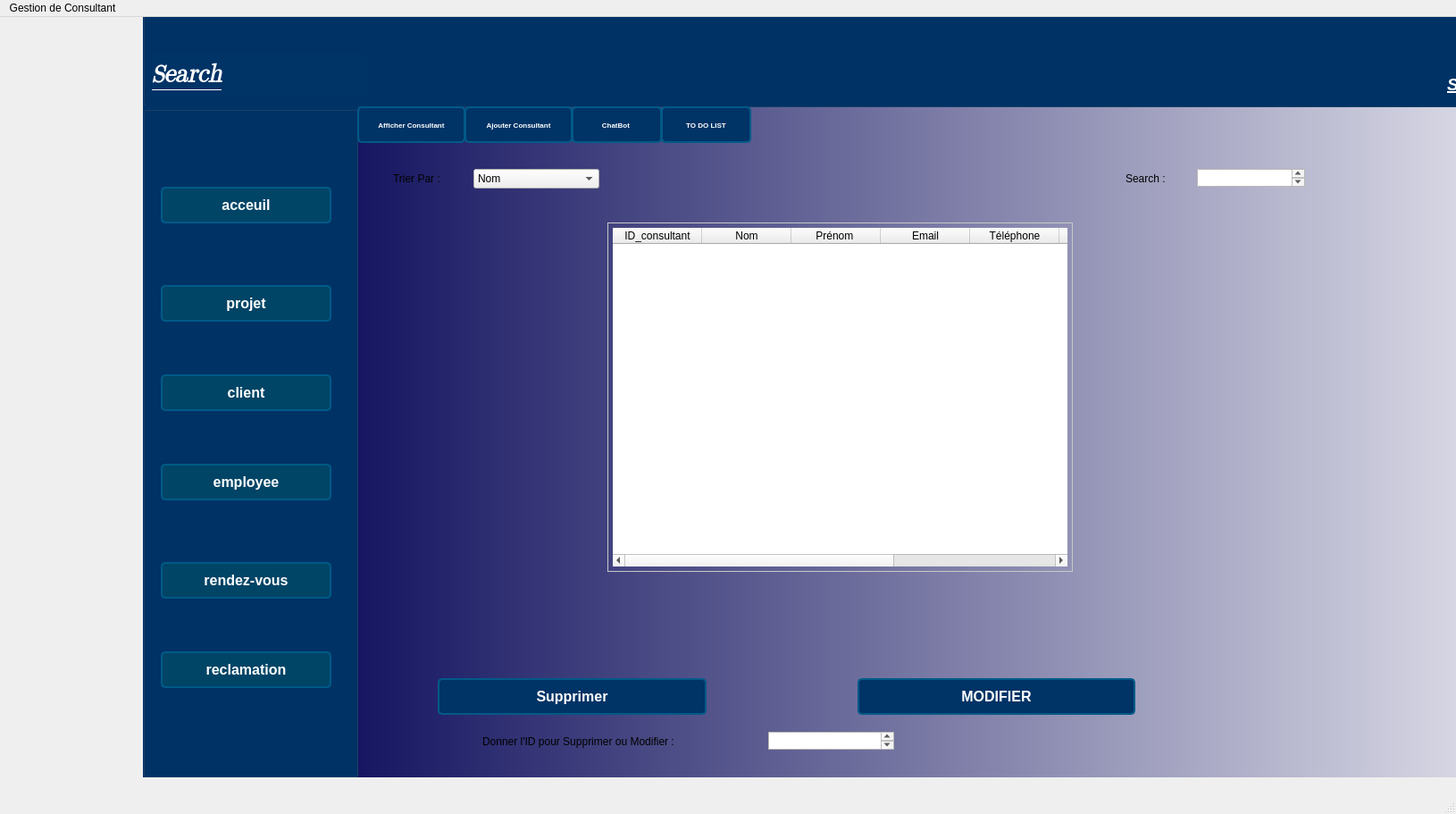
<?xml version="1.0" encoding="UTF-8"?>
<ui version="4.0">
 <class>MainWindow</class>
 <widget class="QMainWindow" name="MainWindow">
  <property name="geometry">
   <rect>
    <x>0</x>
    <y>0</y>
    <width>1630</width>
    <height>911</height>
   </rect>
  </property>
  <property name="windowTitle">
   <string>MainWindow</string>
  </property>
  <property name="autoFillBackground">
   <bool>false</bool>
  </property>
  <property name="styleSheet">
   <string notr="true">QTableWidget {
background-color: white
 color: black;
          gridline-color: rgb(200, 200, 200);
        QHeaderView::section 
         background-color: rgb(0, 85, 127);
          color: white;
          padding: 5px;
          border: 1px solid rgb(200, 200, 200);

}</string>
  </property>
  <widget class="QWidget" name="centralwidget">
   <widget class="QLabel" name="label">
    <property name="geometry">
     <rect>
      <x>260</x>
      <y>-30</y>
      <width>1631</width>
      <height>881</height>
     </rect>
    </property>
    <property name="styleSheet">
     <string notr="true">background-color:qlineargradient(spread:pad, x1:0, y1:0, x2:1, y2:0, stop:0 rgba(0, 0, 83, 255), stop:1 rgba(255, 255, 255, 255));</string>
    </property>
    <property name="text">
     <string>Search</string>
    </property>
   </widget>
   <widget class="QGroupBox" name="groupBox">
    <property name="geometry">
     <rect>
      <x>160</x>
      <y>-20</y>
      <width>1631</width>
      <height>121</height>
     </rect>
    </property>
    <property name="styleSheet">
     <string notr="true">background-color: rgb(0, 51, 102);</string>
    </property>
    <property name="title">
     <string/>
    </property>
    <widget class="QLabel" name="label_6">
     <property name="geometry">
      <rect>
       <x>1460</x>
       <y>80</y>
       <width>181</width>
       <height>31</height>
      </rect>
     </property>
     <property name="font">
      <font>
       <pointsize>14</pointsize>
       <italic>true</italic>
       <bold>true</bold>
       <underline>true</underline>
       <hintingpreference>PreferVerticalHinting</hintingpreference>
      </font>
     </property>
     <property name="styleSheet">
      <string notr="true">QLabel
{
color:white;
}</string>
     </property>
     <property name="text">
      <string>Search</string>
     </property>
    </widget>
    <widget class="QLabel" name="label_3">
     <property name="geometry">
      <rect>
       <x>10</x>
       <y>60</y>
       <width>241</width>
       <height>51</height>
      </rect>
     </property>
     <property name="font">
      <font>
       <family>Segoe UI Emoji</family>
       <pointsize>20</pointsize>
       <italic>true</italic>
       <bold>true</bold>
       <underline>true</underline>
       <hintingpreference>PreferDefaultHinting</hintingpreference>
      </font>
     </property>
     <property name="styleSheet">
      <string notr="true">QLabel {
    color: white;
}
</string>
     </property>
     <property name="text">
      <string>Search</string>
     </property>
    </widget>
   </widget>
   <widget class="QGroupBox" name="groupBox_2">
    <property name="geometry">
     <rect>
      <x>160</x>
      <y>100</y>
      <width>241</width>
      <height>751</height>
     </rect>
    </property>
    <property name="styleSheet">
     <string notr="true">background-color: rgb(0, 51, 102);</string>
    </property>
    <property name="title">
     <string/>
    </property>
    <widget class="QPushButton" name="pushButton">
     <property name="geometry">
      <rect>
       <x>20</x>
       <y>200</y>
       <width>191</width>
       <height>41</height>
      </rect>
     </property>
     <property name="font">
      <font>
       <pointsize>-1</pointsize>
       <bold>true</bold>
       <hintingpreference>PreferFullHinting</hintingpreference>
      </font>
     </property>
     <property name="contextMenuPolicy">
      <enum>Qt::ContextMenuPolicy::NoContextMenu</enum>
     </property>
     <property name="styleSheet">
      <string notr="true">QPushButton {
    background-color: #004466;  /* Dark Blue */
    color: white;  /* Text color */
    font-size: 16px;  /* Font size */
    font-weight: bold;  /* Make text bold */
    padding: 10px 20px;  /* Padding inside the button */
    border: 2px solid #005a87;  /* Border color */
    border-radius: 5px;  /* Rounded corners */
}

QPushButton:hover {
    background-color: #005a87;  /* Lighter blue when hovering */
    border-color: #003366;  /* Darker border when hovering */
}

QPushButton:pressed {
    background-color: #002d4d;  /* Darker blue when pressed */
}</string>
     </property>
     <property name="text">
      <string>projet</string>
     </property>
     <property name="flat">
      <bool>false</bool>
     </property>
    </widget>
    <widget class="QPushButton" name="pushButton_2">
     <property name="geometry">
      <rect>
       <x>20</x>
       <y>300</y>
       <width>191</width>
       <height>41</height>
      </rect>
     </property>
     <property name="font">
      <font>
       <pointsize>-1</pointsize>
       <bold>true</bold>
       <hintingpreference>PreferFullHinting</hintingpreference>
      </font>
     </property>
     <property name="contextMenuPolicy">
      <enum>Qt::ContextMenuPolicy::NoContextMenu</enum>
     </property>
     <property name="styleSheet">
      <string notr="true">QPushButton {
    background-color: #004466;  /* Dark Blue */
    color: white;  /* Text color */
    font-size: 16px;  /* Font size */
    font-weight: bold;  /* Make text bold */
    padding: 10px 20px;  /* Padding inside the button */
    border: 2px solid #005a87;  /* Border color */
    border-radius: 5px;  /* Rounded corners */
}

QPushButton:hover {
    background-color: #005a87;  /* Lighter blue when hovering */
    border-color: #003366;  /* Darker border when hovering */
}

QPushButton:pressed {
    background-color: #002d4d;  /* Darker blue when pressed */
}</string>
     </property>
     <property name="text">
      <string>client</string>
     </property>
     <property name="flat">
      <bool>false</bool>
     </property>
    </widget>
    <widget class="QPushButton" name="pushButton_3">
     <property name="geometry">
      <rect>
       <x>20</x>
       <y>400</y>
       <width>191</width>
       <height>41</height>
      </rect>
     </property>
     <property name="font">
      <font>
       <pointsize>-1</pointsize>
       <bold>true</bold>
       <hintingpreference>PreferFullHinting</hintingpreference>
      </font>
     </property>
     <property name="contextMenuPolicy">
      <enum>Qt::ContextMenuPolicy::NoContextMenu</enum>
     </property>
     <property name="styleSheet">
      <string notr="true">QPushButton {
    background-color: #004466;  /* Dark Blue */
    color: white;  /* Text color */
    font-size: 16px;  /* Font size */
    font-weight: bold;  /* Make text bold */
    padding: 10px 20px;  /* Padding inside the button */
    border: 2px solid #005a87;  /* Border color */
    border-radius: 5px;  /* Rounded corners */
}

QPushButton:hover {
    background-color: #005a87;  /* Lighter blue when hovering */
    border-color: #003366;  /* Darker border when hovering */
}

QPushButton:pressed {
    background-color: #002d4d;  /* Darker blue when pressed */
}</string>
     </property>
     <property name="text">
      <string>employee</string>
     </property>
     <property name="flat">
      <bool>false</bool>
     </property>
    </widget>
    <widget class="QPushButton" name="pushButton_4">
     <property name="geometry">
      <rect>
       <x>20</x>
       <y>510</y>
       <width>191</width>
       <height>41</height>
      </rect>
     </property>
     <property name="font">
      <font>
       <pointsize>-1</pointsize>
       <bold>true</bold>
       <hintingpreference>PreferFullHinting</hintingpreference>
      </font>
     </property>
     <property name="contextMenuPolicy">
      <enum>Qt::ContextMenuPolicy::NoContextMenu</enum>
     </property>
     <property name="styleSheet">
      <string notr="true">QPushButton {
    background-color: #004466;  /* Dark Blue */
    color: white;  /* Text color */
    font-size: 16px;  /* Font size */
    font-weight: bold;  /* Make text bold */
    padding: 10px 20px;  /* Padding inside the button */
    border: 2px solid #005a87;  /* Border color */
    border-radius: 5px;  /* Rounded corners */
}

QPushButton:hover {
    background-color: #005a87;  /* Lighter blue when hovering */
    border-color: #003366;  /* Darker border when hovering */
}

QPushButton:pressed {
    background-color: #002d4d;  /* Darker blue when pressed */
}</string>
     </property>
     <property name="text">
      <string>rendez-vous</string>
     </property>
     <property name="flat">
      <bool>false</bool>
     </property>
    </widget>
    <widget class="QPushButton" name="pushButton_5">
     <property name="geometry">
      <rect>
       <x>20</x>
       <y>610</y>
       <width>191</width>
       <height>41</height>
      </rect>
     </property>
     <property name="font">
      <font>
       <pointsize>-1</pointsize>
       <bold>true</bold>
       <hintingpreference>PreferFullHinting</hintingpreference>
      </font>
     </property>
     <property name="contextMenuPolicy">
      <enum>Qt::ContextMenuPolicy::NoContextMenu</enum>
     </property>
     <property name="styleSheet">
      <string notr="true">QPushButton {
    background-color: #004466;  /* Dark Blue */
    color: white;  /* Text color */
    font-size: 16px;  /* Font size */
    font-weight: bold;  /* Make text bold */
    padding: 10px 20px;  /* Padding inside the button */
    border: 2px solid #005a87;  /* Border color */
    border-radius: 5px;  /* Rounded corners */
}

QPushButton:hover {
    background-color: #005a87;  /* Lighter blue when hovering */
    border-color: #003366;  /* Darker border when hovering */
}

QPushButton:pressed {
    background-color: #002d4d;  /* Darker blue when pressed */
}</string>
     </property>
     <property name="text">
      <string>reclamation</string>
     </property>
     <property name="flat">
      <bool>false</bool>
     </property>
    </widget>
    <widget class="QPushButton" name="pushButton_6">
     <property name="geometry">
      <rect>
       <x>20</x>
       <y>90</y>
       <width>191</width>
       <height>41</height>
      </rect>
     </property>
     <property name="font">
      <font>
       <pointsize>-1</pointsize>
       <bold>true</bold>
       <hintingpreference>PreferFullHinting</hintingpreference>
      </font>
     </property>
     <property name="contextMenuPolicy">
      <enum>Qt::ContextMenuPolicy::NoContextMenu</enum>
     </property>
     <property name="styleSheet">
      <string notr="true">QPushButton {
    background-color: #004466;  /* Dark Blue */
    color: white;  /* Text color */
    font-size: 16px;  /* Font size */
    font-weight: bold;  /* Make text bold */
    padding: 10px 20px;  /* Padding inside the button */
    border: 2px solid #005a87;  /* Border color */
    border-radius: 5px;  /* Rounded corners */
}

QPushButton:hover {
    background-color: #005a87;  /* Lighter blue when hovering */
    border-color: #003366;  /* Darker border when hovering */
}

QPushButton:pressed {
    background-color: #002d4d;  /* Darker blue when pressed */
}</string>
     </property>
     <property name="text">
      <string>acceuil</string>
     </property>
     <property name="flat">
      <bool>false</bool>
     </property>
    </widget>
   </widget>
   <widget class="QLabel" name="label_2">
    <property name="geometry">
     <rect>
      <x>1260</x>
      <y>150</y>
      <width>111</width>
      <height>61</height>
     </rect>
    </property>
    <property name="styleSheet">
     <string notr="true">font: 16pt &quot;Segoe UI&quot;;</string>
    </property>
    <property name="text">
     <string>Search :</string>
    </property>
   </widget>
   <widget class="QLabel" name="label_4">
    <property name="geometry">
     <rect>
      <x>440</x>
      <y>170</y>
      <width>81</width>
      <height>21</height>
     </rect>
    </property>
    <property name="styleSheet">
     <string notr="true">font: 16pt &quot;Segoe UI&quot;;</string>
    </property>
    <property name="text">
     <string>Trier Par :</string>
    </property>
   </widget>
   <widget class="QComboBox" name="comboBox">
    <property name="geometry">
     <rect>
      <x>530</x>
      <y>170</y>
      <width>141</width>
      <height>22</height>
     </rect>
    </property>
    <item>
     <property name="text">
      <string>Nom</string>
     </property>
    </item>
    <item>
     <property name="text">
      <string>Spécialisation</string>
     </property>
    </item>
   </widget>
   <widget class="QLabel" name="label_5">
    <property name="geometry">
     <rect>
      <x>540</x>
      <y>800</y>
      <width>291</width>
      <height>21</height>
     </rect>
    </property>
    <property name="styleSheet">
     <string notr="true">font: 16pt &quot;Segoe UI&quot;;</string>
    </property>
    <property name="text">
     <string>Donner l'ID pour Supprimer ou Modifier :</string>
    </property>
   </widget>
   <widget class="QTextEdit" name="textEdit">
    <property name="geometry">
     <rect>
      <x>860</x>
      <y>800</y>
      <width>141</width>
      <height>20</height>
     </rect>
    </property>
   </widget>
   <widget class="QPushButton" name="pushButton_7">
    <property name="geometry">
     <rect>
      <x>490</x>
      <y>740</y>
      <width>301</width>
      <height>41</height>
     </rect>
    </property>
    <property name="styleSheet">
     <string notr="true">QPushButton {
    background-color: #003366;  /* Dark Blue */
    color: white;  /* Text color */
    font-size: 16px;  /* Font size */
    font-weight: bold;  /* Make text bold */
    padding: 10px 20px;  /* Padding inside the button */
    border: 2px solid #005a87;  /* Border color */
    border-radius: 5px;  /* Rounded corners */
}

QPushButton:hover {
    background-color: #005a87;  /* Lighter blue when hovering */
    border-color: #003366;  /* Darker border when hovering */
}

QPushButton:pressed {
    background-color: #002d4d;  /* Darker blue when pressed */
}</string>
    </property>
    <property name="text">
     <string>Supprimer</string>
    </property>
   </widget>
   <widget class="QTextEdit" name="textEdit_2">
    <property name="geometry">
     <rect>
      <x>1340</x>
      <y>170</y>
      <width>121</width>
      <height>20</height>
     </rect>
    </property>
   </widget>
   <widget class="QPushButton" name="pushButton_8">
    <property name="geometry">
     <rect>
      <x>960</x>
      <y>740</y>
      <width>311</width>
      <height>41</height>
     </rect>
    </property>
    <property name="styleSheet">
     <string notr="true">QPushButton {
    background-color: #003366;  /* Dark Blue */
    color: white;  /* Text color */
    font-size: 16px;  /* Font size */
    font-weight: bold;  /* Make text bold */
    padding: 10px 20px;  /* Padding inside the button */
    border: 2px solid #005a87;  /* Border color */
    border-radius: 5px;  /* Rounded corners */
}

QPushButton:hover {
    background-color: #005a87;  /* Lighter blue when hovering */
    border-color: #003366;  /* Darker border when hovering */
}

QPushButton:pressed {
    background-color: #002d4d;  /* Darker blue when pressed */
}</string>
    </property>
    <property name="text">
     <string>MODIFIER</string>
    </property>
   </widget>
   <widget class="QTableWidget" name="tableWidget">
    <property name="geometry">
     <rect>
      <x>680</x>
      <y>230</y>
      <width>521</width>
      <height>391</height>
     </rect>
    </property>
    <column>
     <property name="text">
      <string>ID_consultant</string>
     </property>
    </column>
    <column>
     <property name="text">
      <string>Nom</string>
     </property>
    </column>
    <column>
     <property name="text">
      <string>Prénom </string>
     </property>
    </column>
    <column>
     <property name="text">
      <string>Email</string>
     </property>
    </column>
    <column>
     <property name="text">
      <string>Téléphone</string>
     </property>
    </column>
    <column>
     <property name="text">
      <string>Expérience</string>
     </property>
    </column>
    <column>
     <property name="text">
      <string>Disponibilité</string>
     </property>
    </column>
    <column>
     <property name="text">
      <string/>
     </property>
    </column>
   </widget>
   <widget class="QPushButton" name="pushButton_9">
    <property name="geometry">
     <rect>
      <x>520</x>
      <y>100</y>
      <width>121</width>
      <height>41</height>
     </rect>
    </property>
    <property name="styleSheet">
     <string notr="true">QPushButton {
    background-color: #003366;  /* Dark Blue */
    color: white;  /* Text color */
    font-size: 8px;  /* Font size */
    font-weight: bold;  /* Make text bold */
    padding: 10px 20px;  /* Padding inside the button */
    border: 2px solid #005a87;  /* Border color */
    border-radius: 5px;  /* Rounded corners */
}

QPushButton:hover {
    background-color: #005a87;  /* Lighter blue when hovering */
    border-color: #003366;  /* Darker border when hovering */
}

QPushButton:pressed {
    background-color: #002d4d;  /* Darker blue when pressed */
}</string>
    </property>
    <property name="text">
     <string>Ajouter Consultant</string>
    </property>
   </widget>
   <widget class="QPushButton" name="Afficherconsultant">
    <property name="geometry">
     <rect>
      <x>400</x>
      <y>100</y>
      <width>121</width>
      <height>41</height>
     </rect>
    </property>
    <property name="styleSheet">
     <string notr="true">QPushButton {
    background-color: #003366;  /* Dark Blue */
    color: white;  /* Text color */
    font-size: 8px;  /* Font size */
    font-weight: bold;  /* Make text bold */
    padding: 10px 20px;  /* Padding inside the button */
    border: 2px solid #005a87;  /* Border color */
    border-radius: 5px;  /* Rounded corners */
}

QPushButton:hover {
    background-color: #005a87;  /* Lighter blue when hovering */
    border-color: #003366;  /* Darker border when hovering */
}

QPushButton:pressed {
    background-color: #002d4d;  /* Darker blue when pressed */
}</string>
    </property>
    <property name="text">
     <string>Afficher Consultant</string>
    </property>
   </widget>
   <widget class="QPushButton" name="pushButton_11">
    <property name="geometry">
     <rect>
      <x>640</x>
      <y>100</y>
      <width>101</width>
      <height>41</height>
     </rect>
    </property>
    <property name="styleSheet">
     <string notr="true">QPushButton {
    background-color: #003366;  /* Dark Blue */
    color: white;  /* Text color */
    font-size: 8px;  /* Font size */
    font-weight: bold;  /* Make text bold */
    padding: 10px 20px;  /* Padding inside the button */
    border: 2px solid #005a87;  /* Border color */
    border-radius: 5px;  /* Rounded corners */
}

QPushButton:hover {
    background-color: #005a87;  /* Lighter blue when hovering */
    border-color: #003366;  /* Darker border when hovering */
}

QPushButton:pressed {
    background-color: #002d4d;  /* Darker blue when pressed */
}</string>
    </property>
    <property name="text">
     <string>ChatBot </string>
    </property>
   </widget>
   <widget class="QPushButton" name="pushButton_12">
    <property name="geometry">
     <rect>
      <x>740</x>
      <y>100</y>
      <width>101</width>
      <height>41</height>
     </rect>
    </property>
    <property name="styleSheet">
     <string notr="true">QPushButton {
    background-color: #003366;  /* Dark Blue */
    color: white;  /* Text color */
    font-size: 8px;  /* Font size */
    font-weight: bold;  /* Make text bold */
    padding: 10px 20px;  /* Padding inside the button */
    border: 2px solid #005a87;  /* Border color */
    border-radius: 5px;  /* Rounded corners */
}

QPushButton:hover {
    background-color: #005a87;  /* Lighter blue when hovering */
    border-color: #003366;  /* Darker border when hovering */
}

QPushButton:pressed {
    background-color: #002d4d;  /* Darker blue when pressed */
}</string>
    </property>
    <property name="text">
     <string>TO DO LIST</string>
    </property>
   </widget>
  </widget>
  <widget class="QMenuBar" name="menubar">
   <property name="geometry">
    <rect>
     <x>0</x>
     <y>0</y>
     <width>1630</width>
     <height>17</height>
    </rect>
   </property>
   <widget class="QMenu" name="menuGestion_de_Consultant">
    <property name="title">
     <string>Gestion de Consultant</string>
    </property>
   </widget>
   <addaction name="menuGestion_de_Consultant"/>
  </widget>
  <widget class="QStatusBar" name="statusbar"/>
 </widget>
 <resources/>
 <connections/>
</ui>
